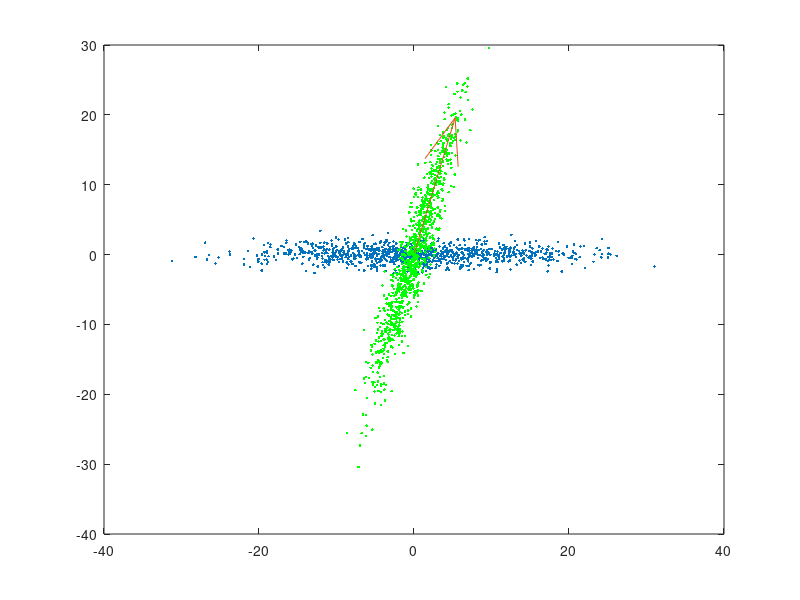

Reproduce this figure in MATLAB.
% Tạo một tập dữ liệu hai chiều ngẫu nhiên, trong đó độ thay đổi trên một
% chiều gấp 10 lần chiều kia:
a = 10*randn(1000,1);
b = randn(1000,1);
% Vẽ đồ thị tập dữ liệu ban đầu:
plot(a,b,'.');
% Thực hiện một phép xoay (ví dụ 75 độ) để lấy một tập dữ liệu mới:
R = [cosd(75) -sind(75); sind(75) cosd(75)];
G = R*[a,b]';
x = G(1,:);
y = G(2,:);
% Vẽ đồ thị tập dữ liệu này (cùng với đồ thị tập dữ liệu cũ):
hold on;
plot(x,y,'g.');
% Tính PCA:
coeff = pca(G');
% Véc tơ chỉ phương đặc trưng nhất của tập dữ liệu:
e = coeff(:,1);
% Biểu diễn véc tơ này trên cùng đồ thị, với gốc véc tơ là trung tâm của
% tập dữ liệu:
start = mean(G,2);
x_start = start(1);
y_start = start(2);
x_length = 20*e(1);
y_length = 20*e(2);
quiver(x_start,y_start,x_length,y_length,0);